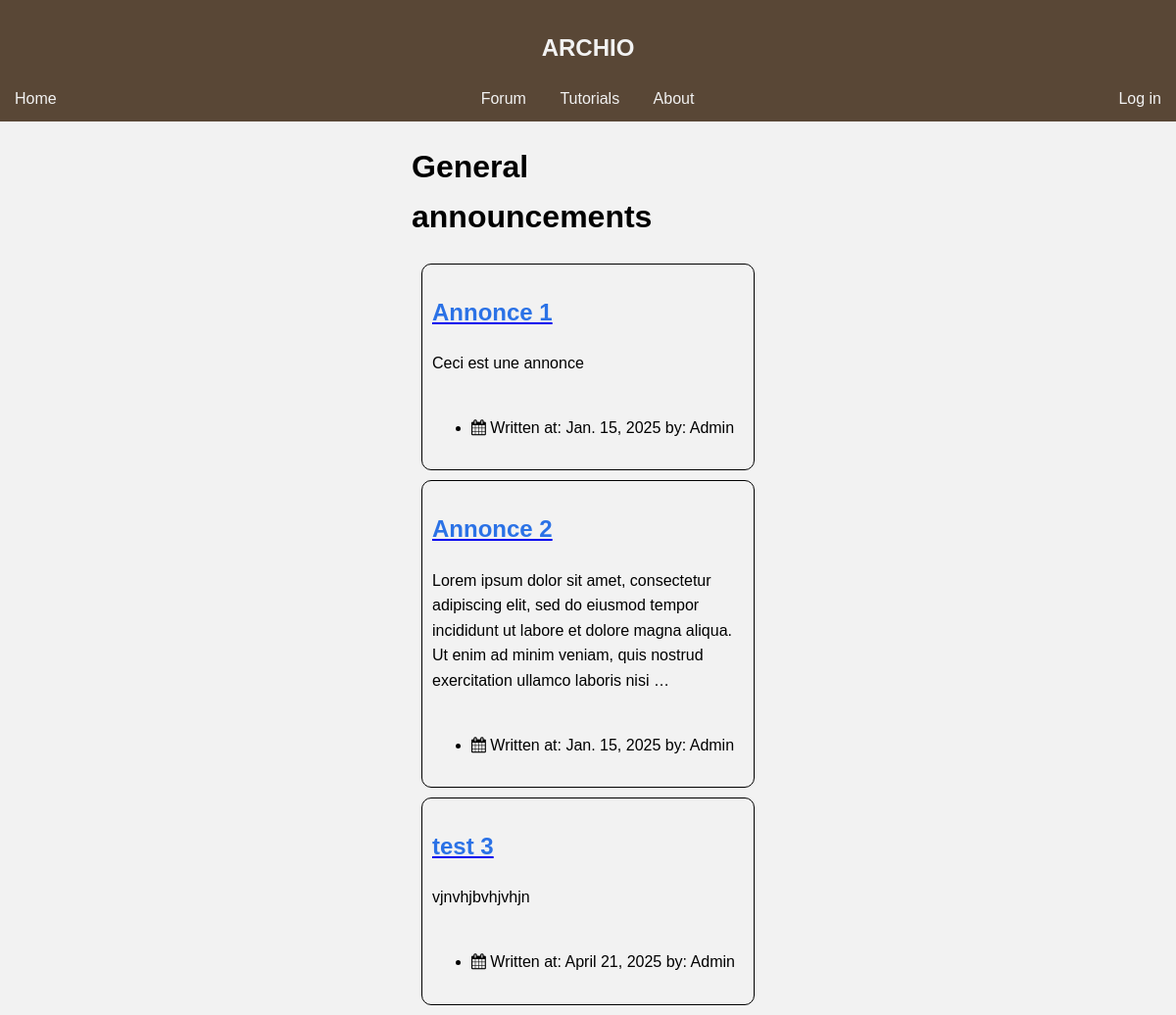
Page /announcements/ on the earlier database version.
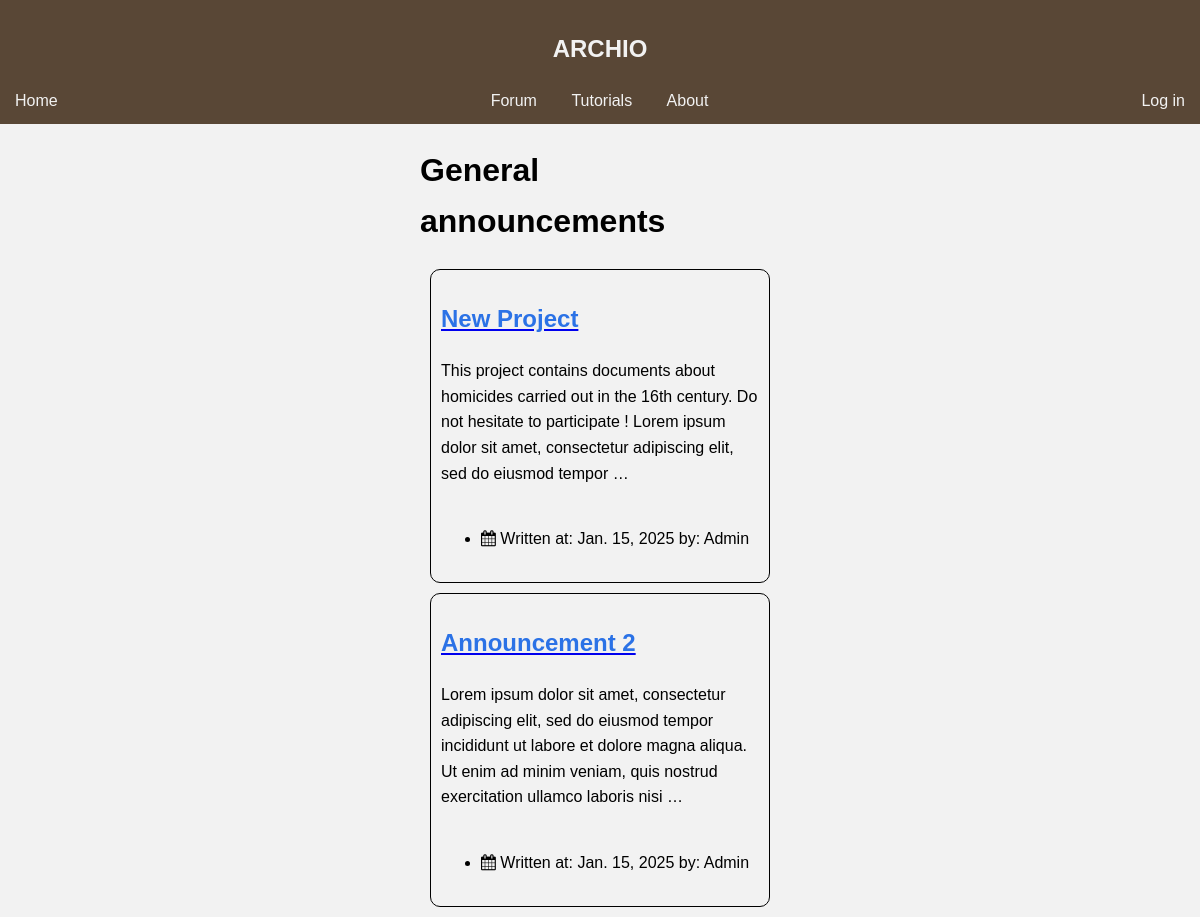
Same page on the later database version.
### forum/models.py (models this page shows, shortened)
class Announcement(models.Model):
    title = models.CharField(max_length=100)
    content = models.TextField(blank=True, null=True)
    timestamp = models.DateTimeField(auto_now_add=True)
    thumbnail = models.ImageField(null=True, blank=True)

### forum/views.py (the view)
# urls.py: path('announcements/', views.announcementsList, name='announcements'),
def announcementsList(request):
    all_posts = Announcement.objects.all()
    context = {'all_posts':all_posts}
    return render(request, 'announcements.html', context)

### forum/templates/announcements.html
{% extends "base.html" %}
{% load static %}
{% block content %}
    <div style="margin: auto; width: 30%">
        <h1>General announcements</h1>
        {% for post in all_posts %}
            <div style="border: solid; border-radius: 10px;padding:10px; border-width: 1px ; margin: 10px">
                <a href="{% url 'announcement-detail' post.id %}"><h2 style="color: #2B72E6;">{{ post.title }}</h2></a>
                <p>{{ post.content|safe|truncatewords:30 }}</p>
                <ul style="margin-top: 40px; margin-bottom: 20px;">
                    <li> <i class="fa fa-calendar" aria-hidden="true"></i> Written at: {{ post.timestamp|date }} by: Admin</li>
                </ul>
            </div>
        {% endfor %}
    </div>
{% endblock content %}

Differences in the rows shown:
removed Announcement: title "test 3", content "vjnvhjbvhjvhjn", timestamp "April 21, 2025"
changed Announcement: title "Annonce 1" → "New Project"; content "Ceci est une annonce" → "This project contains documents about homicides carried out in the 16th century. Do not hesitate to participate ! Lorem ipsum dolor sit amet, consectetur adipiscing elit, sed do eiusmod tempor …"
changed Announcement: title "Annonce 2" → "Announcement 2"
